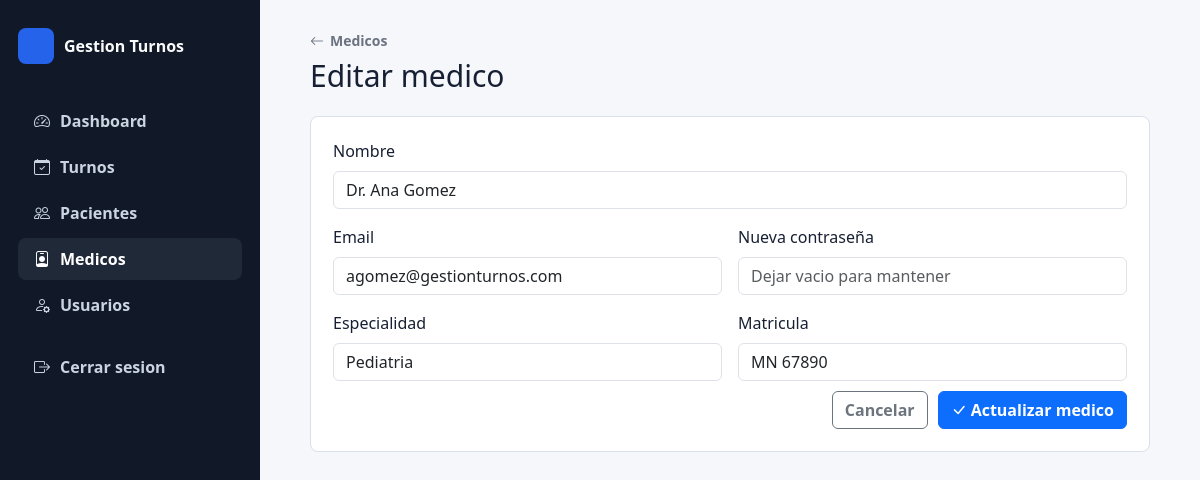
The app's page /index.php?action=medicos_editar&id=4 (signed in) with its own data.
### tables this page shows
CREATE TABLE usuarios (
    id INT UNSIGNED AUTO_INCREMENT PRIMARY KEY,
    nombre VARCHAR(120) NOT NULL,
    email VARCHAR(150) NOT NULL,
    password VARCHAR(255) NOT NULL,
    rol ENUM('admin', 'recepcionista', 'medico') NOT NULL,
    especialidad VARCHAR(100) NULL,
    matricula VARCHAR(50) NULL,
    created_at TIMESTAMP NOT NULL DEFAULT CURRENT_TIMESTAMP,
    updated_at TIMESTAMP NOT NULL DEFAULT CURRENT_TIMESTAMP ON UPDATE CURRENT_TIMESTAMP,
    UNIQUE KEY uq_usuarios_email (email),
    KEY idx_usuarios_rol (rol),
    KEY idx_usuarios_medico (rol, especialidad, matricula)
);

### controllers/MedicoController.php (called while the page is built, shortened)
<?php
require_once __DIR__ . '/../models/Medico.php';
class MedicoController
{
    private Medico $medicoModel;
    public function __construct()
    {
        $this->medicoModel = new Medico();
    }
    public function editar(): void
    {
        $id = (int) ($_GET['id'] ?? $_POST['id'] ?? 0);
        $medicoActual = $id > 0 ? $this->medicoModel->obtenerPorId($id) : null;
        $medico = $medicoActual + ['password' => ''];
        require_once __DIR__ . '/../views/medicos/editar.php';
    }
}

### config/conexion.php (called while the page is built, shortened)
<?php
class conexion
{
    private static ?PDO $conexion = null;
    public static function conexion(): PDO
    {
        $host = 'localhost';
        $port = '3308';
        $db = 'gestion_turnos';
        $user = 'root';
        $pass = 'root';
        $charset = 'utf8mb4';
        $dsn = "mysql:host={$host};port={$port};dbname={$db};charset={$charset}";
        $options = [
            PDO::ATTR_ERRMODE => PDO::ERRMODE_EXCEPTION,
            PDO::ATTR_DEFAULT_FETCH_MODE => PDO::FETCH_ASSOC,
            PDO::ATTR_EMULATE_PREPARES => false,
        ];
        try {
            self::$conexion = new PDO($dsn, $user, $pass, $options);
            return self::$conexion;
        } catch (PDOException $e) {
            error_log('Error de conexión a la base de datos: ' . $e->getMessage());
            throw new RuntimeException('No se pudo conectar a la base de datos.');
        }
    }
}

### models/Medico.php (called while the page is built, shortened)
<?php
require_once __DIR__ . '/Usuario.php';
class Medico
{
    private Usuario $usuarioModel;
    public function __construct()
    {
        $this->usuarioModel = new Usuario();
    }
    public function obtenerPorId(int $id): ?array
    {
        $usuario = $this->usuarioModel->obtenerPorId($id);
        return $usuario;
    }
}

### models/Usuario.php (called while the page is built, shortened)
<?php
require_once __DIR__ . '/../config/conexion.php';
class Usuario
{
    private PDO $db;
    public function __construct()
    {
        $this->db = conexion::conexion();
    }
    public function obtenerPorId(int $id): ?array
    {
        $stmt = $this->db->prepare('SELECT id, nombre, email, rol, especialidad, matricula, created_at FROM usuarios WHERE id = :id LIMIT 1');
        $stmt->execute([':id' => $id]);
        $usuario = $stmt->fetch();
        return $usuario ?: null;
    }
}

### views/medicos/editar.php (the view, shortened to what this page needs)
<!DOCTYPE html>
<html lang="es">
<head>
    <link href="https://cdn.jsdelivr.net/npm/bootstrap@5.3.3/dist/css/bootstrap.min.css" rel="stylesheet">
    <link href="https://cdn.jsdelivr.net/npm/bootstrap-icons@1.11.3/font/bootstrap-icons.css" rel="stylesheet">
    <link href="public/css/turnos.css" rel="stylesheet">
</head>
<body>
    <div class="app-shell">
        <?php require __DIR__ . '/../layouts/sidebar.php'; ?>
    <main class="main-content page-shell narrow">
        <header class="page-header"><div><a class="back-link" href="index.php?action=medicos"><i class="bi bi-arrow-left"></i><span>Medicos</span></a><h1>Editar medico</h1></div></header>
        <section class="form-panel">
            <form action="index.php?action=medicos_editar&id=<?php echo (int) $id; ?>" method="POST" class="row g-3 js-validate">
                <div class="col-12"><label class="form-label" for="nombre">Nombre</label><input class="form-control" id="nombre" name="nombre" value="<?php echo htmlspecialchars($medico['nombre']); ?>" maxlength="100" required></div>
                <div class="col-12 col-md-6"><label class="form-label" for="email">Email</label><input class="form-control" type="email" id="email" name="email" value="<?php echo htmlspecialchars($medico['email']); ?>" maxlength="150" required></div>
                <div class="col-12 col-md-6"><label class="form-label" for="password">Nueva contraseña</label><input class="form-control" type="password" id="password" name="password" placeholder="Dejar vacio para mantener"></div>
                <div class="col-12 col-md-6"><label class="form-label" for="especialidad">Especialidad</label><input class="form-control" id="especialidad" name="especialidad" value="<?php echo htmlspecialchars($medico['especialidad'] ?? ''); ?>" maxlength="100" required></div>
                <div class="col-12 col-md-6"><label class="form-label" for="matricula">Matricula</label><input class="form-control" id="matricula" name="matricula" value="<?php echo htmlspecialchars($medico['matricula'] ?? ''); ?>" maxlength="50" required></div>
                <div class="form-actions"><a class="btn btn-outline-secondary" href="index.php?action=medicos">Cancelar</a><button class="btn btn-primary" type="submit"><i class="bi bi-check-lg"></i><span>Actualizar medico</span></button></div>
            </form>
        </section>
    </main>
    </div>
</body>
</html>

### public/css/turnos.css (style rules this page uses)
:root { --bg: #f5f7fb; --surface: #ffffff; --text: #172033; --muted: #6b7280; --line: #d9e0ea; --primary: #2563eb; --primary-dark: #1e40af; }
* { box-sizing: border-box; }
body { min-height: 100vh; margin: 0; background: var(--bg); color: var(--text); font-family: system-ui, -apple-system, BlinkMacSystemFont, "Segoe UI", sans-serif; }
.app-shell { display: grid; grid-template-columns: 260px minmax(0, 1fr); min-height: 100vh; }
.main-content { min-width: 0; }
.page-shell { width: min(1180px, calc(100% - 32px)); margin: 0 auto; padding: 28px 0; }
.page-shell.narrow { width: min(840px, calc(100% - 32px)); }
.page-header { display: flex; align-items: center; justify-content: space-between; gap: 18px; margin-bottom: 22px; }
.page-header h1 { margin: 6px 0 0; font-size: 30px; line-height: 1.2; }
.back-link { display: inline-flex; align-items: center; gap: 6px; color: var(--muted); font-size: 14px; font-weight: 700; text-decoration: none; }
.filter-bar, .data-panel, .form-panel { border: 1px solid var(--line); border-radius: 8px; background: var(--surface); }
.form-panel { padding: 22px; }
.form-actions { display: flex; justify-content: flex-end; gap: 10px; margin-top: 10px; }
.btn { font-weight: 700; }
.btn i { margin-right: 4px; }

### records on screen
usuarios: nombre "Dr. Ana Gomez", email "agomez@gestionturnos.com", especialidad "Pediatria", matricula "MN 67890"
